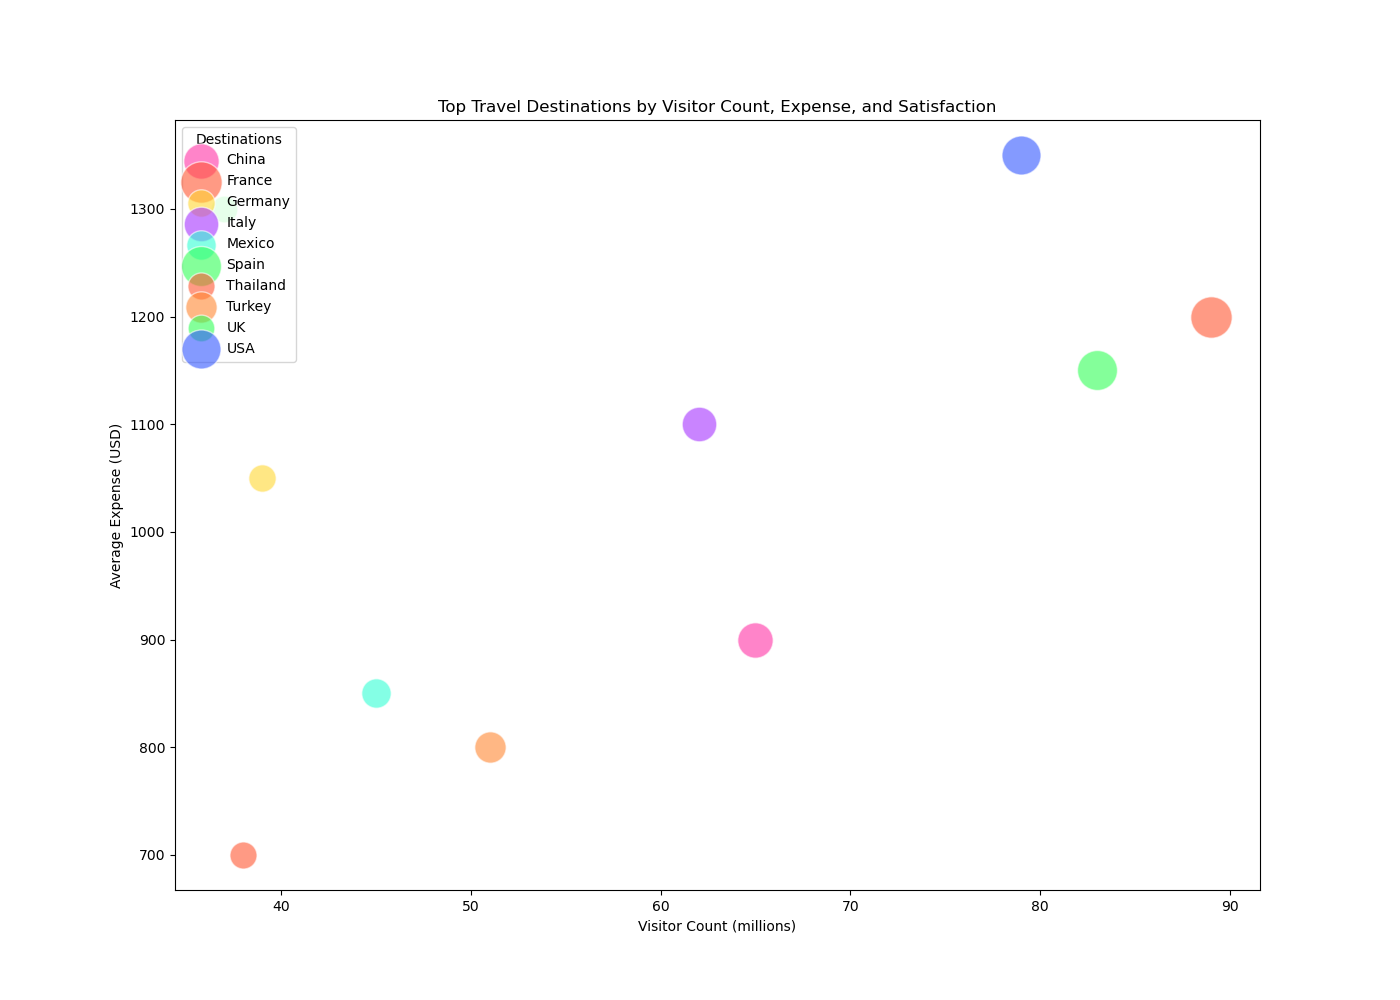

This figure's Python source:

import matplotlib.pyplot as plt

# Data for plotting
destinations = ['France', 'Spain', 'USA', 'China', 'Italy', 'Turkey', 'Mexico', 'Germany', 'Thailand', 'UK']
visitor_counts = [89, 83, 79, 65, 62, 51, 45, 39, 38, 37]
average_expenses = [1200, 1150, 1350, 900, 1100, 800, 850, 1050, 700, 1300]
satisfaction_ratings = [8.5, 8.3, 8.2, 7.8, 8.0, 7.5, 7.9, 8.1, 7.7, 8.4]

# Create a figure with specified width and height
fig, ax = plt.subplots(figsize=(14, 10))

# Bubble sizes (scaled)
sizes = [visitors * 10 for visitors in visitor_counts]

# Bubble colors with specific hex color codes
colors = ['#FF5733', '#33FF57', '#3357FF', '#FF33A6', '#A633FF', '#FF8833', '#33FFD5', '#FFD733', '#FF5733', '#33FF57']

# Plot each data point
for (destination, visitors, expense, rating, size, color) in zip(destinations, visitor_counts, average_expenses, satisfaction_ratings, sizes, colors):
    ax.scatter(visitors, expense, s=size, label=destination, alpha=0.6, edgecolors='w', color=color)

# Titles and labels
plt.title('Top Travel Destinations by Visitor Count, Expense, and Satisfaction')
plt.xlabel('Visitor Count (millions)')
plt.ylabel('Average Expense (USD)')

# Legend
handles, labels = ax.get_legend_handles_labels()
hl = sorted(zip(handles, labels), key=lambda x: x[1])
handles2, labels2 = zip(*hl)
ax.legend(handles2, labels2, loc="upper left", title="Destinations")

# Show plot
plt.show()
